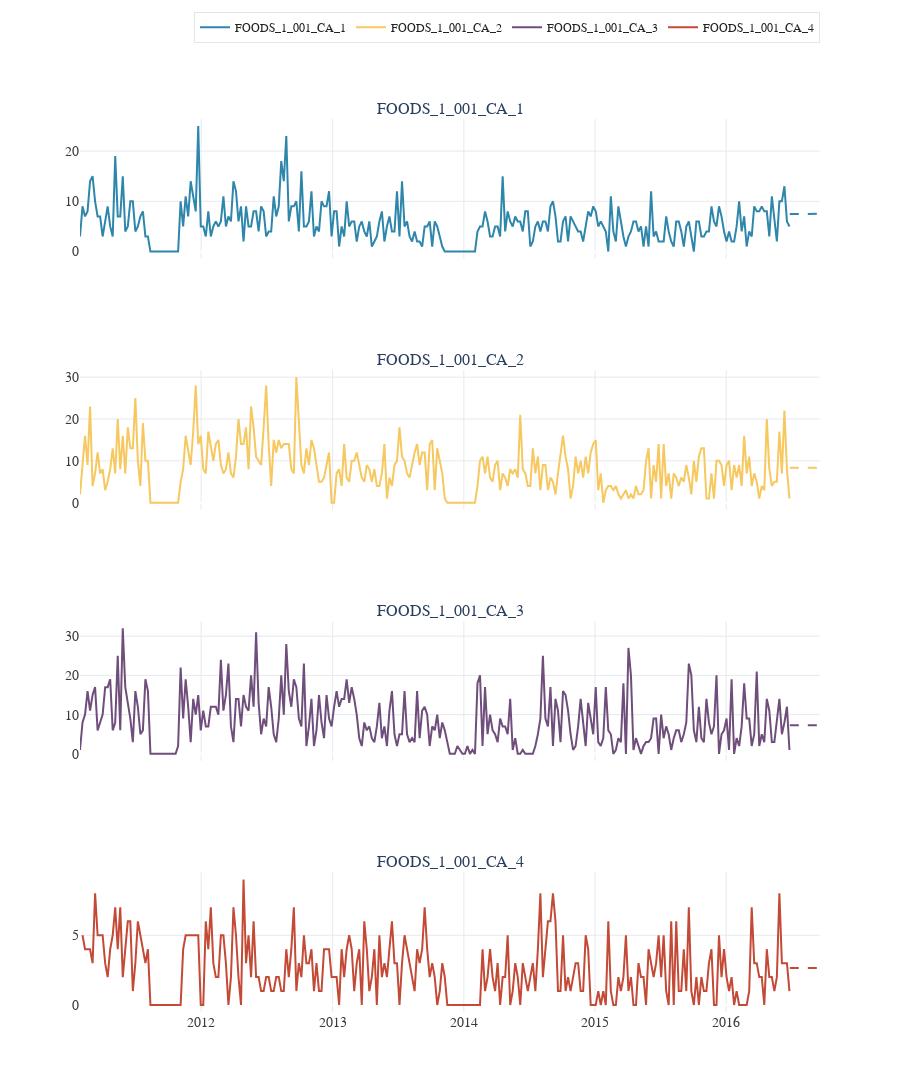

Here is the notebook cell this chart was saved with:
### Markdown cell above
## 9. Visualize AutoETS forecasts
Plot representative time series with AutoETS overlays to gauge face validity of the generated predictions.

### Code cell
tsf.plot_timeseries(
    df = m5_dataset,
    id_col=ID_COL,
    date_col=TIME_COL,
    value_col=TARGET_COL,
    group_col=ID_COL,
    freq="W-SAT",
    max_ids=4,
    mode='facet',
    forecast=forecast,
    forecast_value_col="AutoETS",
    wrap=2,

)

### Figure 1 — Plotly figure (JSON) as saved in the notebook; plotly's stock layout.template omitted (floating-point values rounded to 4 significant figures; data arrays with more than 128 entries replaced by an {"elided": "..."} marker saying what was removed)
{"data": [{"line": {"color": "#2E86AB", "width": 2}, "mode": "lines", "name": "FOODS_1_001_CA_1", "type": "scatter", "x": {"elided": "283 str values"}, "xaxis": "x", "y": {"elided": "283 float values"}, "yaxis": "y"}, {"line": {"color": "#2E86AB", "dash": "dash", "width": 2}, "mode": "lines", "showlegend": false, "type": "scatter", "x": ["2016-06-26T00:00:00.000000000", "2016-07-03T00:00:00.000000000", "2016-07-10T00:00:00.000000000", "2016-07-17T00:00:00.000000000", "2016-07-24T00:00:00.000000000", "2016-07-31T00:00:00.000000000", "2016-08-07T00:00:00.000000000", "2016-08-14T00:00:00.000000000", "2016-08-21T00:00:00.000000000", "2016-08-28T00:00:00.000000000", "2016-09-04T00:00:00.000000000", "2016-09-11T00:00:00.000000000", "2016-09-18T00:00:00.000000000"], "xaxis": "x", "y": [7.496, 7.497, 7.497, 7.498, 7.499, 7.499, 7.5, 7.501, 7.501, 7.502, 7.503, 7.503, 7.504], "yaxis": "y"}, {"line": {"color": "#F6C85F", "width": 2}, "mode": "lines", "name": "FOODS_1_001_CA_2", "type": "scatter", "x": {"elided": "283 str values"}, "xaxis": "x2", "y": {"elided": "283 float values"}, "yaxis": "y2"}, {"line": {"color": "#F6C85F", "dash": "dash", "width": 2}, "mode": "lines", "showlegend": false, "type": "scatter", "x": ["2016-06-26T00:00:00.000000000", "2016-07-03T00:00:00.000000000", "2016-07-10T00:00:00.000000000", "2016-07-17T00:00:00.000000000", "2016-07-24T00:00:00.000000000", "2016-07-31T00:00:00.000000000", "2016-08-07T00:00:00.000000000", "2016-08-14T00:00:00.000000000", "2016-08-21T00:00:00.000000000", "2016-08-28T00:00:00.000000000", "2016-09-04T00:00:00.000000000", "2016-09-11T00:00:00.000000000", "2016-09-18T00:00:00.000000000"], "xaxis": "x2", "y": [8.332, 8.332, 8.333, 8.333, 8.334, 8.334, 8.335, 8.335, 8.336, 8.336, 8.337, 8.337, 8.338], "yaxis": "y2"}, {"line": {"color": "#6F4E7C", "width": 2}, "mode": "lines", "name": "FOODS_1_001_CA_3", "type": "scatter", "x": {"elided": "283 str values"}, "xaxis": "x3", "y": {"elided": "283 float values"}, "yaxis": "y3"}, {"line": {"color": "#6F4E7C", "dash": "dash", "width": 2}, "mode": "lines", "showlegend": false, "type": "scatter", "x": ["2016-06-26T00:00:00.000000000", "2016-07-03T00:00:00.000000000", "2016-07-10T00:00:00.000000000", "2016-07-17T00:00:00.000000000", "2016-07-24T00:00:00.000000000", "2016-07-31T00:00:00.000000000", "2016-08-07T00:00:00.000000000", "2016-08-14T00:00:00.000000000", "2016-08-21T00:00:00.000000000", "2016-08-28T00:00:00.000000000", "2016-09-04T00:00:00.000000000", "2016-09-11T00:00:00.000000000", "2016-09-18T00:00:00.000000000"], "xaxis": "x3", "y": [7.293, 7.293, 7.293, 7.293, 7.293, 7.292, 7.292, 7.292, 7.292, 7.292, 7.292, 7.292, 7.292], "yaxis": "y3"}, {"line": {"color": "#C34A36", "width": 2}, "mode": "lines", "name": "FOODS_1_001_CA_4", "type": "scatter", "x": {"elided": "282 str values"}, "xaxis": "x4", "y": {"elided": "282 float values"}, "yaxis": "y4"}, {"line": {"color": "#C34A36", "dash": "dash", "width": 2}, "mode": "lines", "showlegend": false, "type": "scatter", "x": ["2016-06-26T00:00:00.000000000", "2016-07-03T00:00:00.000000000", "2016-07-10T00:00:00.000000000", "2016-07-17T00:00:00.000000000", "2016-07-24T00:00:00.000000000", "2016-07-31T00:00:00.000000000", "2016-08-07T00:00:00.000000000", "2016-08-14T00:00:00.000000000", "2016-08-21T00:00:00.000000000", "2016-08-28T00:00:00.000000000", "2016-09-04T00:00:00.000000000", "2016-09-11T00:00:00.000000000", "2016-09-18T00:00:00.000000000"], "xaxis": "x4", "y": [2.657, 2.657, 2.657, 2.658, 2.658, 2.658, 2.658, 2.658, 2.658, 2.658, 2.658, 2.658, 2.658], "yaxis": "y4"}], "layout": {"annotations": [{"font": {"size": 16}, "showarrow": false, "text": "FOODS_1_001_CA_1", "x": 0.5, "xanchor": "center", "xref": "paper", "y": 1, "yanchor": "bottom", "yref": "paper"}, {"font": {"size": 16}, "showarrow": false, "text": "FOODS_1_001_CA_2", "x": 0.5, "xanchor": "center", "xref": "paper", "y": 0.7188, "yanchor": "bottom", "yref": "paper"}, {"font": {"size": 16}, "showarrow": false, "text": "FOODS_1_001_CA_3", "x": 0.5, "xanchor": "center", "xref": "paper", "y": 0.4375, "yanchor": "bottom", "yref": "paper"}, {"font": {"size": 16}, "showarrow": false, "text": "FOODS_1_001_CA_4", "x": 0.5, "xanchor": "center", "xref": "paper", "y": 0.1562, "yanchor": "bottom", "yref": "paper"}], "font": {"family": "Source Sans Pro", "size": 14}, "height": 1120, "legend": {"bgcolor": "rgba(255,255,255,0.80)", "bordercolor": "rgba(180,180,180,0.35)", "borderwidth": 1, "font": {"color": "#222222", "size": 12}, "orientation": "h", "x": 1, "xanchor": "right", "y": 1.12, "yanchor": "top"}, "paper_bgcolor": "white", "plot_bgcolor": "white", "xaxis": {"anchor": "y", "color": "#3A3A3A", "domain": [0, 1], "gridcolor": "#E7E9EF", "matches": "x4", "showgrid": true, "showticklabels": false, "tickcolor": "#3A3A3A"}, "xaxis2": {"anchor": "y2", "color": "#3A3A3A", "domain": [0, 1], "gridcolor": "#E7E9EF", "matches": "x4", "showgrid": true, "showticklabels": false, "tickcolor": "#3A3A3A"}, "xaxis3": {"anchor": "y3", "color": "#3A3A3A", "domain": [0, 1], "gridcolor": "#E7E9EF", "matches": "x4", "showgrid": true, "showticklabels": false, "tickcolor": "#3A3A3A"}, "xaxis4": {"anchor": "y4", "color": "#3A3A3A", "domain": [0, 1], "gridcolor": "#E7E9EF", "showgrid": true, "tickcolor": "#3A3A3A"}, "yaxis": {"anchor": "x", "color": "#3A3A3A", "domain": [0.8438, 1], "gridcolor": "#E7E9EF", "showgrid": true, "tickcolor": "#3A3A3A"}, "yaxis2": {"anchor": "x2", "color": "#3A3A3A", "domain": [0.5625, 0.7188], "gridcolor": "#E7E9EF", "showgrid": true, "tickcolor": "#3A3A3A"}, "yaxis3": {"anchor": "x3", "color": "#3A3A3A", "domain": [0.2812, 0.4375], "gridcolor": "#E7E9EF", "showgrid": true, "tickcolor": "#3A3A3A"}, "yaxis4": {"anchor": "x4", "color": "#3A3A3A", "domain": [0, 0.1562], "gridcolor": "#E7E9EF", "showgrid": true, "tickcolor": "#3A3A3A"}}}
